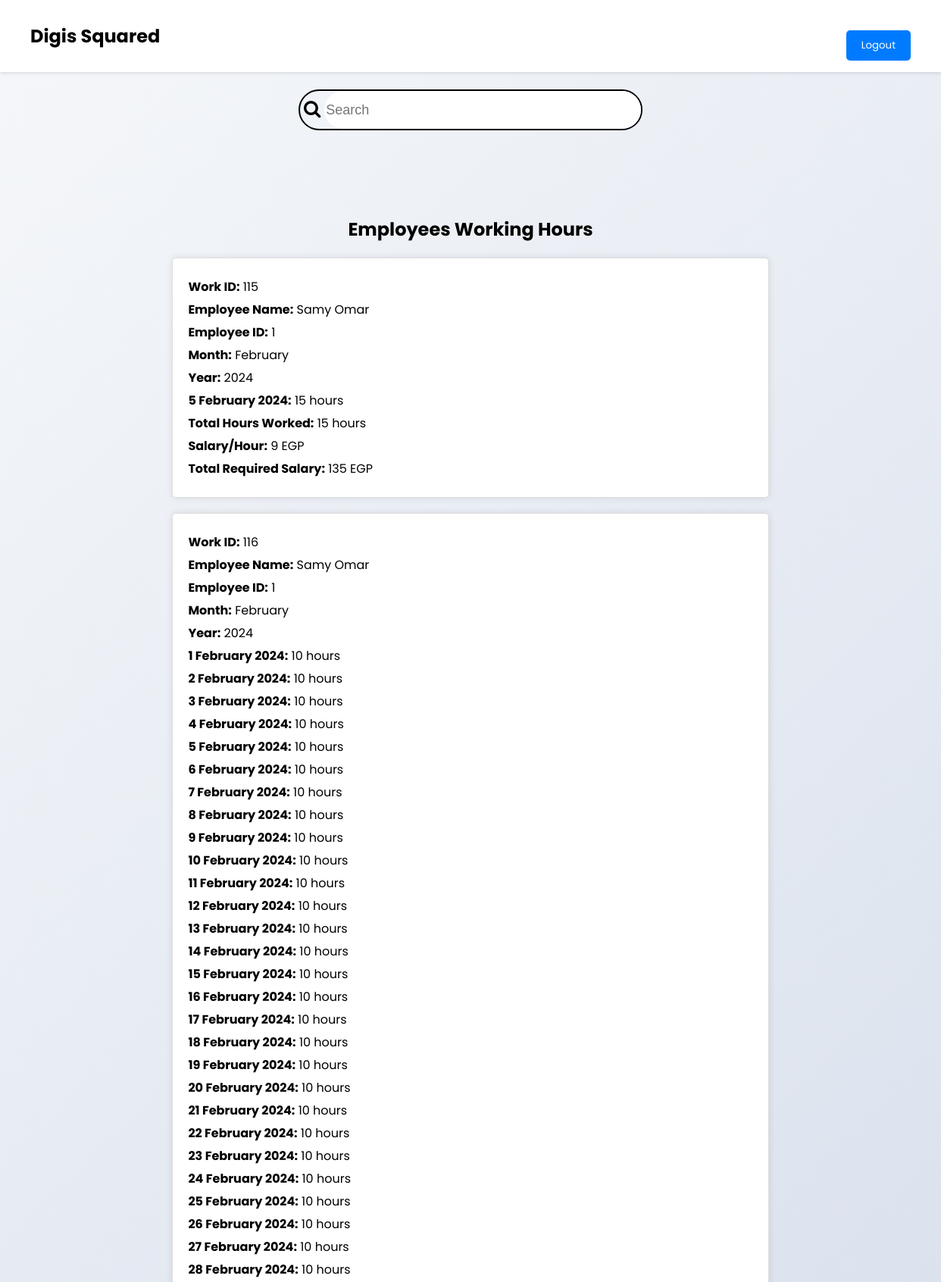
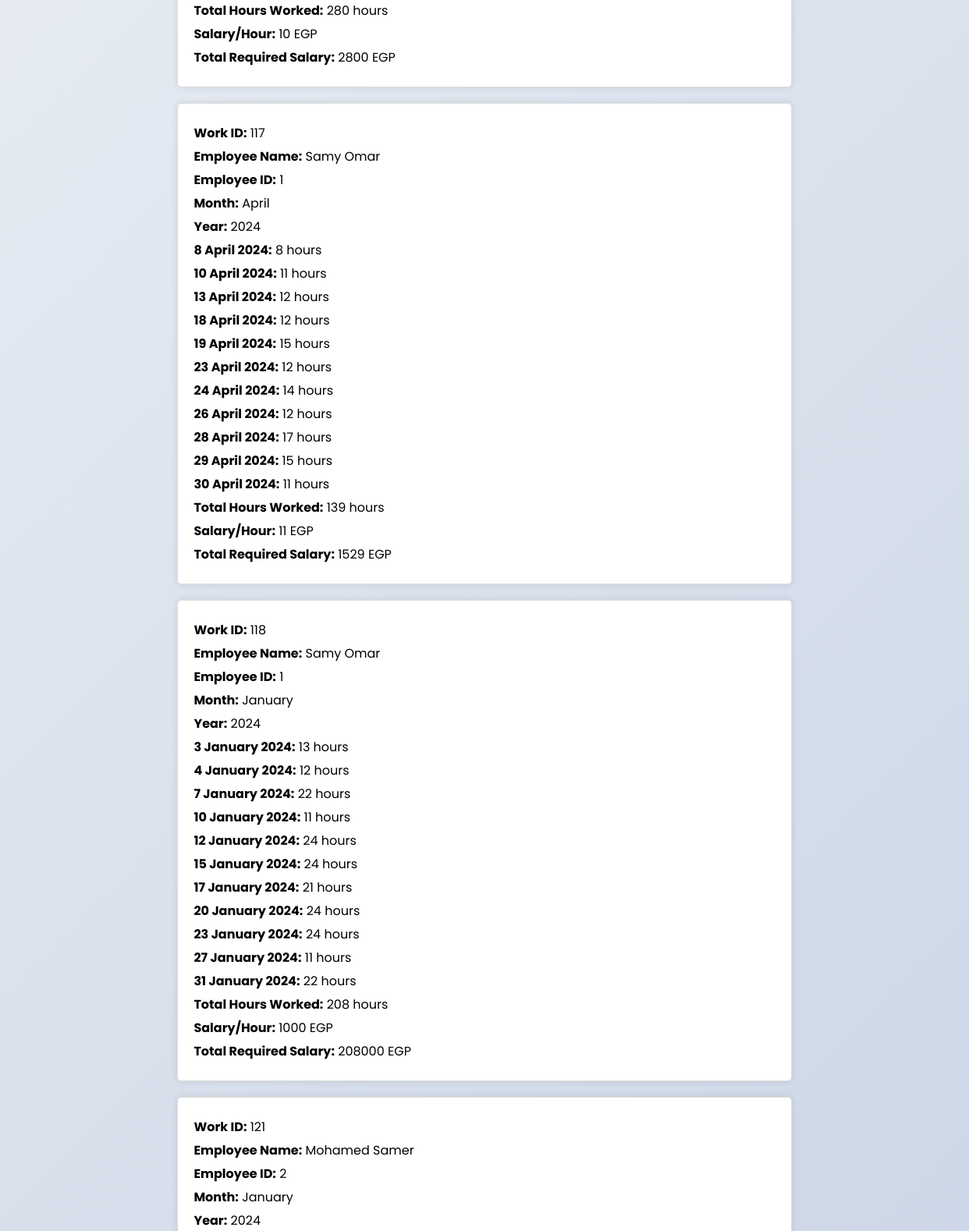
The app's page /Digis/Hr.php (signed in, upper part) with its own data (2 pictures, top to bottom).
### tables this page shows
CREATE TABLE IF NOT EXISTS `work_hours` (
  `workID` int NOT NULL AUTO_INCREMENT,
  `empID` int NOT NULL,
  `approved` tinyint(1) NOT NULL,
  `salary` int NOT NULL,
  `month` varchar(50) NOT NULL,
  `year` int NOT NULL,
  `day1` int NOT NULL DEFAULT '0',
  `day2` int NOT NULL DEFAULT '0',
  `day3` int NOT NULL DEFAULT '0',
  `day4` int NOT NULL DEFAULT '0',
  `day5` int NOT NULL DEFAULT '0',
  `day6` int NOT NULL DEFAULT '0',
  `day7` int NOT NULL DEFAULT '0',
  `day8` int NOT NULL DEFAULT '0',
  `day9` int NOT NULL DEFAULT '0',
  `day10` int NOT NULL DEFAULT '0',
  `day11` int NOT NULL DEFAULT '0',
  `day12` int NOT NULL DEFAULT '0',
  `day13` int NOT NULL DEFAULT '0',
  `day14` int NOT NULL DEFAULT '0',
  `day15` int NOT NULL DEFAULT '0',
  `day16` int NOT NULL DEFAULT '0',
  `day17` int NOT NULL DEFAULT '0',
  `day18` int NOT NULL DEFAULT '0',
  `day19` int NOT NULL DEFAULT '0',
  `day20` int NOT NULL DEFAULT '0',
  `day21` int NOT NULL DEFAULT '0',
  `day22` int NOT NULL DEFAULT '0',
  `day23` int NOT NULL DEFAULT '0',
  `day24` int NOT NULL DEFAULT '0',
  `day25` int NOT NULL DEFAULT '0',
  `day26` int NOT NULL DEFAULT '0',
  `day27` int NOT NULL DEFAULT '0',
  `day28` int NOT NULL DEFAULT '0',
  `day29` int NOT NULL DEFAULT '0',
  `day30` int NOT NULL DEFAULT '0',
  `day31` int NOT NULL DEFAULT '0',
  PRIMARY KEY (`workID`),
  KEY `empID` (`empID`)
);

CREATE TABLE IF NOT EXISTS `employee` (
  `employeeID` int NOT NULL AUTO_INCREMENT,
  `mID` int NOT NULL,
  `username` varchar(50) NOT NULL,
  `password` varchar(50) NOT NULL,
  `employeeName` varchar(50) NOT NULL,
  PRIMARY KEY (`employeeID`),
  UNIQUE KEY `employeeUsername` (`username`),
  KEY `mID` (`mID`)
);

### Digis/Hr.php (the view, shortened to what this page needs)
<?php
    $conn = mysqli_connect('localhost', 'root', '', 'Digis');
    $search = isset($_GET['search']) ? $_GET['search'] : '';
    $search = $conn->real_escape_string($search);
    $hoursData = [];
    $query = "SELECT WH.*, E.employeeName, E.employeeID
              FROM work_hours WH
              JOIN employee E ON WH.empID = E.employeeID
              JOIN manager M ON E.mID = M.managerID
              WHERE WH.approved != 0
              AND E.employeeName LIKE '%$search%'
              ORDER BY WH.workID ASC;";
    $result = mysqli_query($conn, $query);
    if (mysqli_num_rows($result) > 0) {
        while ($row = mysqli_fetch_assoc($result)) {
            $hoursData[] = $row;
        }
    }
?>
<!DOCTYPE html>
<html lang="en">
<head>
    <link href="https://cdn.jsdelivr.net/npm/remixicon@4.2.0/fonts/remixicon.css" rel="stylesheet"/>
    <link rel="stylesheet" href="https://cdnjs.cloudflare.com/ajax/libs/font-awesome/4.7.0/css/font-awesome.min.css">
    <link rel="stylesheet" href="style.css">
</head>
<body>
    <nav>
        <div class="nav__logo"><a href="Hr.php">Digis Squared</a></div>
        <ul class="nav__links">
            <li class="links"><form method="post"><button type="submit" name="logout">Logout</button></form></li>
        </ul>
    </nav>
    <div class="search_result_container">
        <div class="search_container">
            <form method="GET">
                <div class="search_bar">
                    <i class="fa fa-search" style="font-size:24px"></i>
                    <input id="searchBar" name="search" placeholder="Search" type="text" value="<?= htmlspecialchars($search) ?>">
                </div>
            </form>
        </div>
    </div>
    <?php if (!empty($hoursData)): ?>
        <h2 class="section__header" id="remove">Employees Working Hours</h2>
        <div id="allHours">
            <?php foreach ($hoursData as $hours): ?>
                <div class="Hours" data-hours-id="<?= htmlspecialchars($hours['workID']) ?>">
                    <div><strong>Work ID:</strong> <?= htmlspecialchars($hours['workID']) ?></div>
                    <div><strong>Employee Name:</strong> <?= htmlspecialchars($hours['employeeName']) ?></div>
                    <div><strong>Employee ID:</strong> <?= htmlspecialchars($hours['employeeID']) ?></div>
                    <div><strong>Month:</strong> <?= htmlspecialchars($hours['month']) ?></div>
                    <div><strong>Year:</strong> <?= htmlspecialchars($hours['year']) ?></div>
                    <?php
                    $totalHours = 0;
                    for ($day = 1; $day <= 31; $day++):
                        if (!empty($hours["day$day"])):
                            $totalHours += $hours["day$day"];
                            ?>
                            <div><strong><?= $day ?> <?= htmlspecialchars($hours['month']) ?> <?= htmlspecialchars($hours['year']) ?>:</strong> <?= htmlspecialchars($hours["day$day"]) ?> hours</div>
                        <?php
                        endif;
                    endfor;
                    $totalSalary = $totalHours * $hours["salary"];
                    ?>
                    <div><strong>Total Hours Worked:</strong> <?= htmlspecialchars($totalHours) ?> hours</div>
                    <div><strong>Salary/Hour:</strong> <?= htmlspecialchars($hours["salary"]) ?> EGP</div>
                    <div><strong>Total Required Salary:</strong> <?= htmlspecialchars($totalSalary) ?> EGP</div>
                </div>
            <?php endforeach; ?>
        </div>
    <?php else: ?>
        <div id="none">No work to show</div>
    <?php endif; ?>
</body>
</html>

### Digis/style.css (style rules this page uses)
a { text-decoration: none; }
body { font-family: "Poppins", sans-serif; }
nav { max-width: 1200px; margin: auto; padding: 2rem 1rem; display: flex; align-items: center; justify-content: space-between; }
.nav__logo { font-size: 1.5rem; font-weight: 600; color: #333333; }
.nav__logo a { color: #333333; }

### Digis/Hr.php (style rules this page uses)
body { background: linear-gradient(135deg, #f5f7fa 0%, #c3cfe2 100%); font-family: "Poppins", sans-serif; margin: 0; padding: 0; }
p, button { font-family: "Poppins", sans-serif; }
.nav__links button { background-color: #007bff; color: white; border: none; padding: 10px 20px; border-radius: 5px; cursor: pointer; }
.nav__logo a { color: black; text-decoration: none; font-weight: bold; font-size: 24px; }
nav { display: flex; justify-content: space-between; align-items: center; padding: 15px 40px; background-color: white; box-shadow: 0 2px 4px rgba(0, 0, 0, 0.1); }
.nav__links { list-style: none; margin: 0; padding: 0; }
.nav__links li { display: inline; margin-left: 20px; }
.Hours { background-color: white; padding: 20px; border: 1px solid #ddd; border-radius: 5px; margin: 20px auto; width: 60%; box-shadow: 0 0 10px rgba(0,0,0,0.1); }
.Hours div { margin: 5px 0; }
#remove { text-align: center; margin-top: 80px; }
.search_result_container { position: relative; height: 110px; width: 100%; display: flex; justify-content: center; }
.search_container { position: absolute; height: 100px; width: 100%; display: flex; align-items: center; justify-content: center; }
.search_bar { height: 50px; width: 450px; display: flex; margin: 2px; position: relative; border-radius: 30px; border: solid black 2px; }
i { position: relative; top: 6px; margin: 5px; }
.search_bar input { font-size: large; width: 450px; border: none; border-radius: 30px; outline: none; }

### records on screen
work_hours: workID "115", empID.employeeName "Samy Omar", empID.employeeID "1", month "February", year "2024", day5 "15", totalHours "15", salary "9", salary "135"
work_hours: workID "116", empID.employeeName "Samy Omar", empID.employeeID "1", month "February", year "2024", day1 "10", day2 "10", day3 "10", day4 "10", day5 "10", day6 "10", day7 "10", day8 "10", day9 "10", day10 "10", day11 "10", day12 "10", day13 "10", day14 "10", day15 "10", day16 "10", day17 "10", day18 "10", day19 "10", day20 "10", day21 "10", day22 "10", day23 "10", day24 "10", day25 "10", day26 "10", day27 "10", day28 "10", totalHours "280", salary "10", salary "2800"
work_hours: workID "117", empID.employeeName "Samy Omar", empID.employeeID "1", month "April", year "2024", day8 "8", day10 "11", day13 "12", day18 "12", day19 "15", day23 "12", day24 "14", day26 "12", day28 "17", day29 "15", day30 "11", totalHours "139", salary "11", salary "1529"
work_hours: workID "118", empID.employeeName "Samy Omar", empID.employeeID "1", month "January", year "2024", day3 "13", day4 "12", day7 "22", day10 "11", day12 "24", day15 "24", day17 "21", day20 "24", day23 "24", day27 "11", day31 "22", totalHours "208", salary "1000", salary "208000"
work_hours: workID "121", empID.employeeName "Mohamed Samer", empID.employeeID "2", month "January", year "2024"
